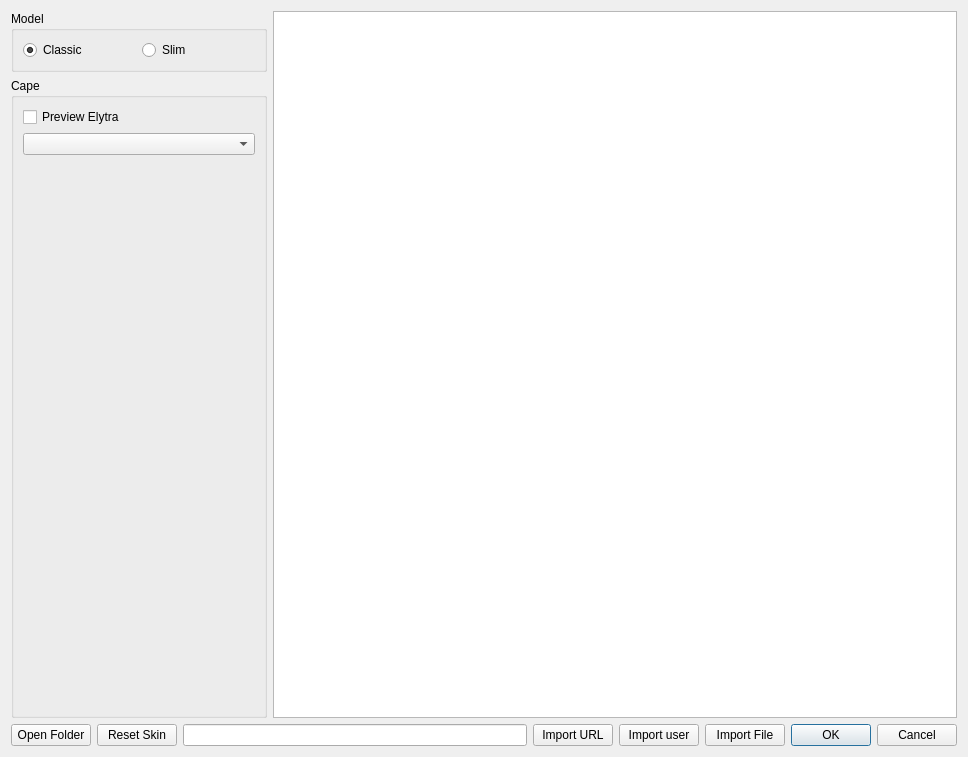
<?xml version="1.0" encoding="UTF-8"?>
<ui version="4.0">
 <class>SkinManageDialog</class>
 <widget class="QDialog" name="SkinManageDialog">
  <property name="geometry">
   <rect>
    <x>0</x>
    <y>0</y>
    <width>968</width>
    <height>757</height>
   </rect>
  </property>
  <property name="windowTitle">
   <string>Skin Upload</string>
  </property>
  <layout class="QVBoxLayout" name="verticalLayout">
   <item>
    <layout class="QHBoxLayout" name="mainHlLayout" stretch="3,8">
     <item>
      <layout class="QVBoxLayout" name="selectedVLayout" stretch="2,1,3">
       <item>
        <layout class="QVBoxLayout" name="skinLayout"/>
       </item>
       <item>
        <widget class="QGroupBox" name="modelBox">
         <property name="sizePolicy">
          <sizepolicy hsizetype="Preferred" vsizetype="Maximum">
           <horstretch>0</horstretch>
           <verstretch>0</verstretch>
          </sizepolicy>
         </property>
         <property name="title">
          <string>Model</string>
         </property>
         <layout class="QHBoxLayout" name="horizontalLayout_2">
          <item>
           <widget class="QRadioButton" name="steveBtn">
            <property name="text">
             <string>Classic</string>
            </property>
            <property name="checked">
             <bool>true</bool>
            </property>
           </widget>
          </item>
          <item>
           <widget class="QRadioButton" name="alexBtn">
            <property name="text">
             <string>Slim</string>
            </property>
           </widget>
          </item>
         </layout>
        </widget>
       </item>
       <item>
        <widget class="QGroupBox" name="capeBox">
         <property name="title">
          <string>Cape</string>
         </property>
         <layout class="QVBoxLayout" name="verticalLayout_4">
          <item>
              <widget class="QCheckBox" name="elytraCB">
                  <property name="text">
                      <string>Preview Elytra</string>
                  </property>
              </widget>
          </item>
             <item>
           <widget class="QComboBox" name="capeCombo"/>
          </item>
          <item>
           <widget class="QLabel" name="capeImage">
            <property name="text">
             <string/>
            </property>
            <property name="scaledContents">
             <bool>false</bool>
            </property>
            <property name="alignment">
             <set>Qt::AlignCenter</set>
            </property>
           </widget>
          </item>
         </layout>
        </widget>
       </item>
      </layout>
     </item>
     <item>
      <widget class="QListView" name="listView">
       <property name="contextMenuPolicy">
        <enum>Qt::CustomContextMenu</enum>
       </property>
       <property name="acceptDrops">
        <bool>false</bool>
       </property>
       <property name="modelColumn">
        <number>0</number>
       </property>
      </widget>
     </item>
    </layout>
   </item>
   <item>
    <layout class="QHBoxLayout" name="buttonsHLayout" stretch="0,0,3,0,0,0,1">
     <item>
      <widget class="QPushButton" name="openDirBtn">
       <property name="text">
        <string>Open Folder</string>
       </property>
      </widget>
     </item>
     <item>
      <widget class="QPushButton" name="resetBtn">
       <property name="text">
        <string>Reset Skin</string>
       </property>
      </widget>
     </item>
     <item>
      <widget class="QLineEdit" name="urlLine">
       <property name="placeholderText">
        <string extracomment="URL or username"/>
       </property>
      </widget>
     </item>
     <item>
      <widget class="QPushButton" name="urlBtn">
       <property name="text">
        <string>Import URL</string>
       </property>
      </widget>
     </item>
     <item>
      <widget class="QPushButton" name="userBtn">
       <property name="text">
        <string>Import user</string>
       </property>
      </widget>
     </item>
     <item>
      <widget class="QPushButton" name="fileBtn">
       <property name="text">
        <string>Import File</string>
       </property>
      </widget>
     </item>
     <item>
      <widget class="QDialogButtonBox" name="buttonBox">
       <property name="sizePolicy">
        <sizepolicy hsizetype="Minimum" vsizetype="Fixed">
         <horstretch>0</horstretch>
         <verstretch>0</verstretch>
        </sizepolicy>
       </property>
       <property name="standardButtons">
        <set>QDialogButtonBox::Cancel|QDialogButtonBox::Ok</set>
       </property>
      </widget>
     </item>
    </layout>
   </item>
  </layout>
  <action name="action_Delete_Skin">
   <property name="text">
    <string>&amp;Delete Skin</string>
   </property>
   <property name="toolTip">
    <string>Deletes selected skin</string>
   </property>
   <property name="shortcut">
    <string>Del</string>
   </property>
  </action>
  <action name="action_Rename_Skin">
   <property name="text">
    <string>&amp;Rename Skin</string>
   </property>
   <property name="toolTip">
    <string>Rename selected skin</string>
   </property>
   <property name="shortcut">
    <string>F2</string>
   </property>
  </action>
 </widget>
 <resources/>
 <connections>
  <connection>
   <sender>buttonBox</sender>
   <signal>rejected()</signal>
   <receiver>SkinManageDialog</receiver>
   <slot>reject()</slot>
   <hints>
    <hint type="sourcelabel">
     <x>617</x>
     <y>736</y>
    </hint>
    <hint type="destinationlabel">
     <x>483</x>
     <y>378</y>
    </hint>
   </hints>
  </connection>
  <connection>
   <sender>buttonBox</sender>
   <signal>accepted()</signal>
   <receiver>SkinManageDialog</receiver>
   <slot>accept()</slot>
   <hints>
    <hint type="sourcelabel">
     <x>617</x>
     <y>736</y>
    </hint>
    <hint type="destinationlabel">
     <x>483</x>
     <y>378</y>
    </hint>
   </hints>
  </connection>
 </connections>
</ui>
